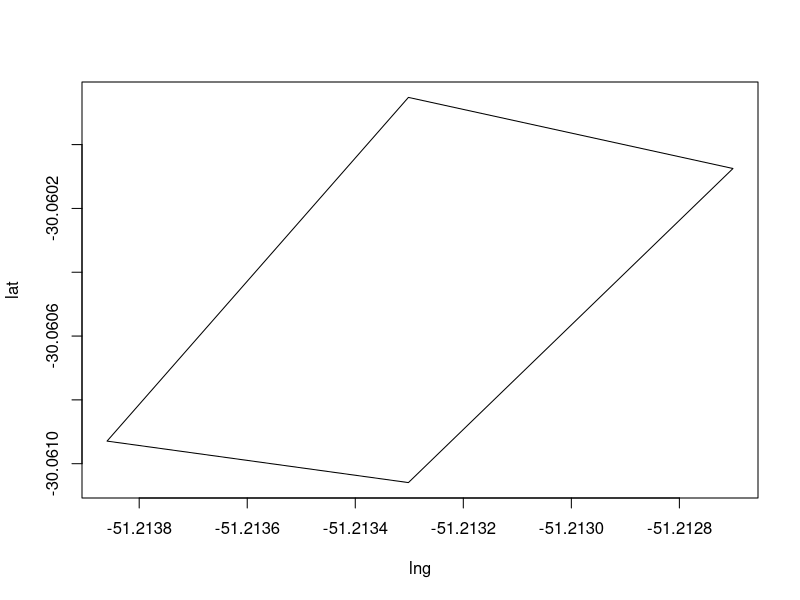

Here is the R script that generated this plot:
lng <- c(-51.21330163322142, -51.212700818402084, -51.21330163322142, -51.21385953269652, -51.21330163322142)
lat <- c(-30.059852065924744, -30.06007492573207, -30.06105921721339, -30.060929217012628, -30.059852065924744)
data <- data.frame(lng, lat)
library(geosphere)
area <- geosphere::areaPolygon(x = data)
area
area / 1000
plot(data, type="l")
